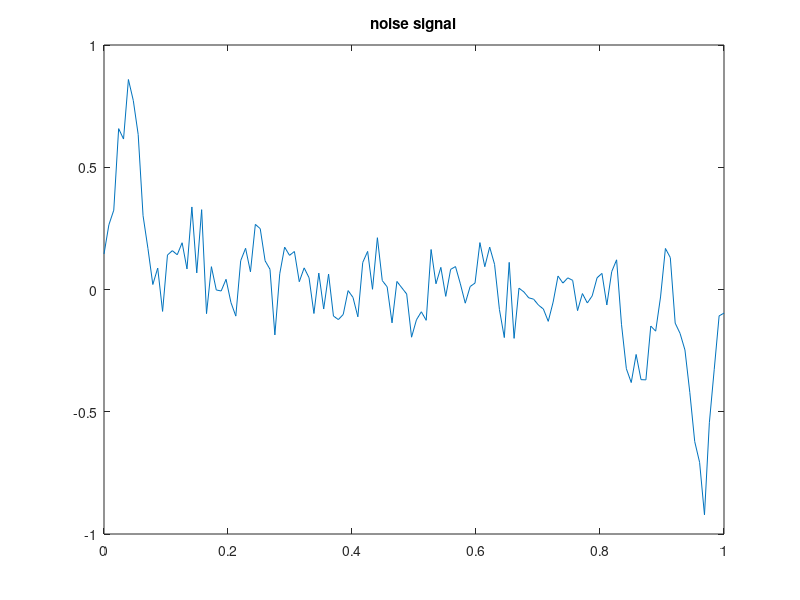
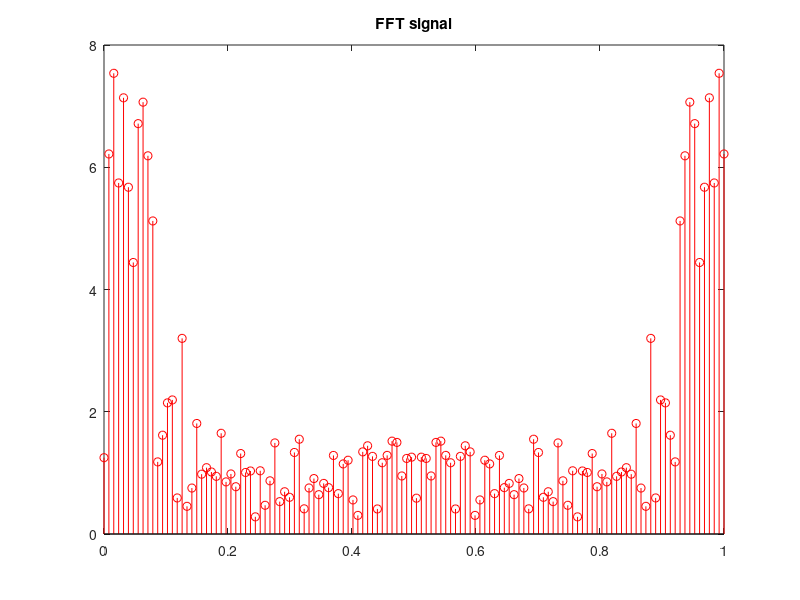
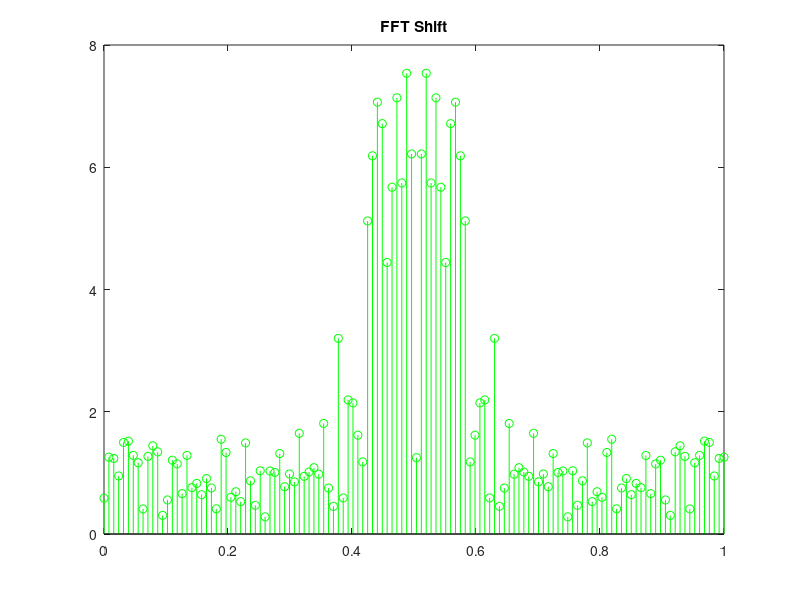
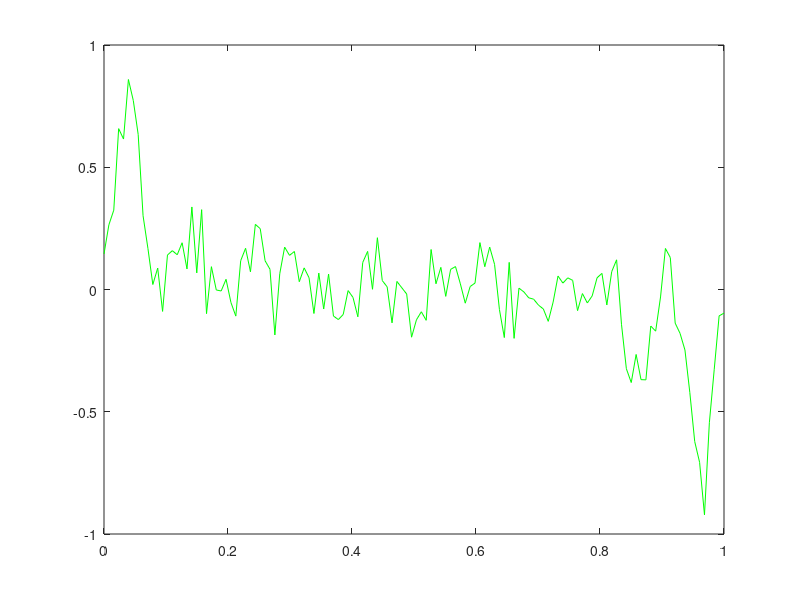

Recreate these plots in MATLAB, in order.
N = 128;
A = 1;
fs = 128;
Ts = 1/fs;

figure;
t = linspace(0, 1, N);
load('noisy_signal.mat');
plot(t,noisy_signal);
title('noise signal');

ys = fft(noisy_signal);
figure;
stem(t,abs(ys), '-r');
title('FFT signal');

%figure;
xffs = linspace(0,(N/2)-1,N/2);
%stem(xffs,abs(ys(1:N/2)),'-g');

zs = fftshift(ys);
figure;
stem(t,abs(zs),'-g');
title('FFT Shift')

yy = ys;

for i = 1 : N
  if(i > 10 && i < 120 )
    yy(i) = 0;
  end
end
%%stem(t,abs(yy), '-b');

signal = 0;
for i = 1 : N
  signal = signal + (yy(i) * yy(i));
end
signal = signal / 19;

noise = 0;
for i = 1 : N
  noise = noise + (ys(i) * ys(i));
end
noise = noise / N;

snr = signal/noise;
real(snr)

figure;
plot(t,ifft(ys), '-g');

        
            